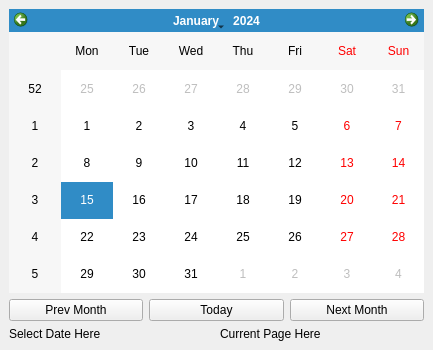
<?xml version="1.0" encoding="UTF-8"?>
<ui version="4.0">
 <class>MainWindow</class>
 <widget class="QMainWindow" name="MainWindow">
  <property name="geometry">
   <rect>
    <x>0</x>
    <y>0</y>
    <width>433</width>
    <height>350</height>
   </rect>
  </property>
  <property name="windowTitle">
   <string>MainWindow</string>
  </property>
  <widget class="QWidget" name="centralwidget">
   <layout class="QGridLayout" name="gridLayout">
    <item row="0" column="0">
     <layout class="QVBoxLayout" name="verticalLayout" stretch="1,0,0">
      <item>
       <widget class="QCalendarWidget" name="calendarWidget_Test"/>
      </item>
      <item>
       <layout class="QHBoxLayout" name="horizontalLayout">
        <item>
         <widget class="QPushButton" name="btn_prevMonth">
          <property name="text">
           <string>Prev Month</string>
          </property>
         </widget>
        </item>
        <item>
         <widget class="QPushButton" name="btn_today">
          <property name="text">
           <string>Today</string>
          </property>
         </widget>
        </item>
        <item>
         <widget class="QPushButton" name="btn_nextMonth">
          <property name="text">
           <string>Next Month</string>
          </property>
         </widget>
        </item>
       </layout>
      </item>
      <item>
       <layout class="QHBoxLayout" name="horizontalLayout_2">
        <item>
         <widget class="QLabel" name="lbl_selectedDate">
          <property name="text">
           <string>Select Date Here</string>
          </property>
         </widget>
        </item>
        <item>
         <widget class="QLabel" name="lbl_currentPage">
          <property name="text">
           <string>Current Page Here</string>
          </property>
         </widget>
        </item>
       </layout>
      </item>
     </layout>
    </item>
   </layout>
  </widget>
 </widget>
 <resources/>
 <connections/>
</ui>
